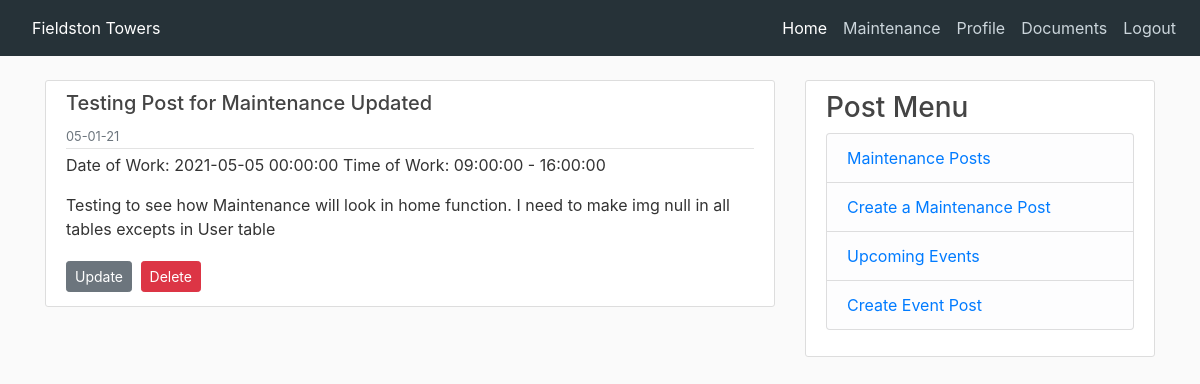
Before: /maintenance (signed in) with the older database file.
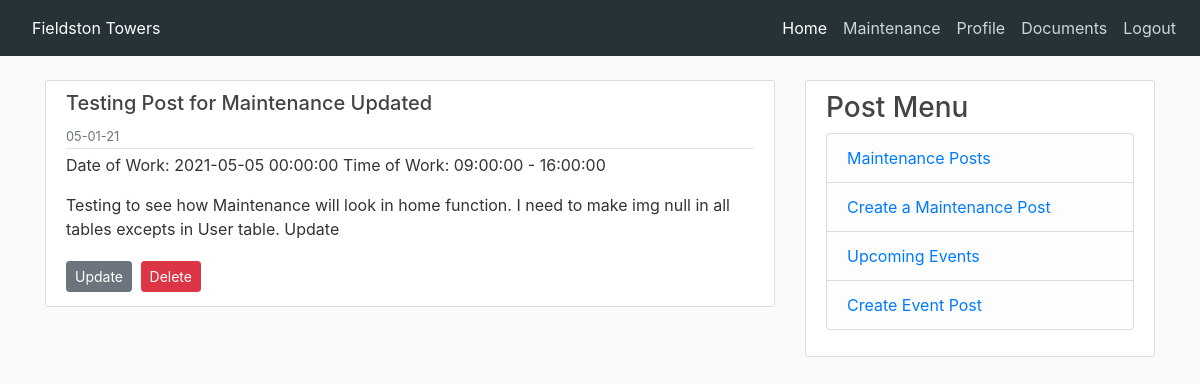
After: the same page with the newer database file.
### app/models.py (models this page shows)
class Maintenance(db.Model):
    id = db.Column(db.Integer, primary_key=True)
    maintenance_img = db.Column(db.String(20), nullable=False, default='default.jpg')
    title = db.Column(db.String(120))
    body = db.Column(db.String)
    start = db.Column(db.Time)
    end = db.Column(db.Time)
    date = db.Column(db.DateTime)
    timestamp = db.Column(db.DateTime, default=datetime.utcnow())
    user_id = db.Column(db.Integer, db.ForeignKey('user.id'))

### app/routes.py (the view)
@app.route('/maintenance', methods=['GET', 'POST'])
@login_required
def maintenance():
    maintenance_post = Maintenance.query.order_by(Maintenance.date.desc())
    return render_template('maintenance.html', maintenance_post=maintenance_post)

### app/models.py (called while the page is built)
@login.user_loader
def load_user(id):
    return User.query.get(int(id))

### app/templates/maintenance.html (shortened to what this page needs)
{% extends "base_login.html" %}
{% block content %}
{% for post in maintenance_post %}
    <article class="media content-section">
        <div class="media-body">
            <div class="article-metadata">
                <h5 class="">{{ post.title}}</h5>
                <small class="text-muted">{{ post.timestamp.strftime('%m-%d-%y') }}</small>
            </div>
            <p class="article-content">Date of Work: {{ post.date }}  Time of Work: {{post.start}} - {{post.end}}</p>
            <p class="article-content">{{ post.body }}</p>
            {% if post.author == current_user %}
            <div>
                <a class="btn btn-secondary btn-sm mt-1 mb-1" href="{{ url_for('maintenance_update', post_id=post.id) }}">Update</a>
                <button type="button" class="btn btn-danger btn-sm m-1" data-toggle="modal" data-target="#deleteModalMaintenance">
                    Delete
                </button>
            </div>
            {% endif %}
        </div>
    </article>
    {% endfor %}
{% endblock %}

Changed rows visible on the page:
changed Maintenance "Testing Post for Maintenance Updated": body "Testing to see how Maintenance will look in home function. I need to make img null in all tables excepts in User table" → "Testing to see how Maintenance will look in home function. I need to make img null in all tables excepts in User table. Update"
